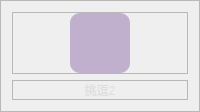
                            <widget class="QFrame" name="frame_201">
                             <property name="frameShape">
                              <enum>QFrame::Shape::StyledPanel</enum>
                             </property>
                             <property name="frameShadow">
                              <enum>QFrame::Shadow::Raised</enum>
                             </property>
                             <layout class="QVBoxLayout" name="verticalLayout_99">
                              <item>
                               <widget class="QFrame" name="frame_202">
                                <property name="frameShape">
                                 <enum>QFrame::Shape::StyledPanel</enum>
                                </property>
                                <property name="frameShadow">
                                 <enum>QFrame::Shadow::Raised</enum>
                                </property>
                                <layout class="QHBoxLayout" name="horizontalLayout_123">
                                 <property name="spacing">
                                  <number>0</number>
                                 </property>
                                 <property name="leftMargin">
                                  <number>0</number>
                                 </property>
                                 <property name="topMargin">
                                  <number>0</number>
                                 </property>
                                 <property name="rightMargin">
                                  <number>0</number>
                                 </property>
                                 <property name="bottomMargin">
                                  <number>0</number>
                                 </property>
                                 <item>
                                  <widget class="QPushButton" name="btn16">
                                   <property name="sizePolicy">
                                    <sizepolicy hsizetype="Expanding" vsizetype="Preferred">
                                     <horstretch>0</horstretch>
                                     <verstretch>0</verstretch>
                                    </sizepolicy>
                                   </property>
                                   <property name="minimumSize">
                                    <size>
                                     <width>60</width>
                                     <height>60</height>
                                    </size>
                                   </property>
                                   <property name="maximumSize">
                                    <size>
                                     <width>60</width>
                                     <height>60</height>
                                    </size>
                                   </property>
                                   <property name="font">
                                    <font>
                                     <family>微软雅黑</family>
                                     <pointsize>15</pointsize>
                                     <italic>false</italic>
                                     <bold>false</bold>
                                    </font>
                                   </property>
                                   <property name="cursor">
                                    <cursorShape>PointingHandCursor</cursorShape>
                                   </property>
                                   <property name="layoutDirection">
                                    <enum>Qt::LayoutDirection::LeftToRight</enum>
                                   </property>
                                   <property name="styleSheet">
                                    <string notr="true">QPushButton {
	background-image: url(:/forms/icons/heart_rate.png);
	border: no;
    background-position: center;
    background-repeat: no-repeat; 
	border-radius: 10px;
	background-color: rgba(82, 28, 129,0.3);

}

QPushButton:hover {
	background-color: rgb(162, 98, 199);
	border: none;
}</string>
                                   </property>
                                   <property name="text">
                                    <string/>
                                   </property>
                                  </widget>
                                 </item>
                                </layout>
                               </widget>
                              </item>
                              <item>
                               <widget class="QFrame" name="frame_203">
                                <property name="frameShape">
                                 <enum>QFrame::Shape::StyledPanel</enum>
                                </property>
                                <property name="frameShadow">
                                 <enum>QFrame::Shadow::Raised</enum>
                                </property>
                                <layout class="QHBoxLayout" name="horizontalLayout_114">
                                 <property name="spacing">
                                  <number>0</number>
                                 </property>
                                 <property name="leftMargin">
                                  <number>0</number>
                                 </property>
                                 <property name="topMargin">
                                  <number>0</number>
                                 </property>
                                 <property name="rightMargin">
                                  <number>0</number>
                                 </property>
                                 <property name="bottomMargin">
                                  <number>0</number>
                                 </property>
                                 <item>
                                  <widget class="QLabel" name="label_79">
                                   <property name="styleSheet">
                                    <string notr="true">font: 11pt &quot;微软雅黑&quot;;
color: rgb(221, 221, 221);
</string>
                                   </property>
                                   <property name="text">
                                    <string>挑逗2</string>
                                   </property>
                                   <property name="alignment">
                                    <set>Qt::AlignmentFlag::AlignCenter</set>
                                   </property>
                                  </widget>
                                 </item>
                                </layout>
                               </widget>
                              </item>
                             </layout>
                            </widget>
